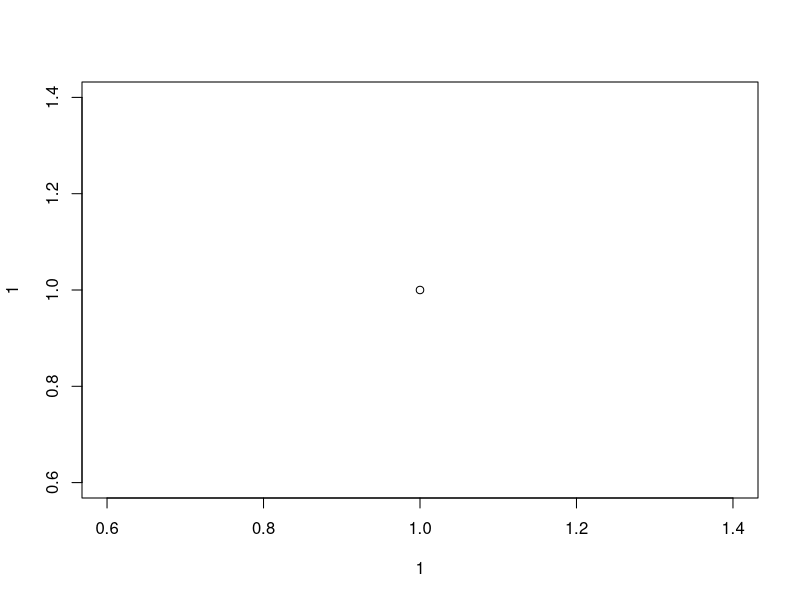
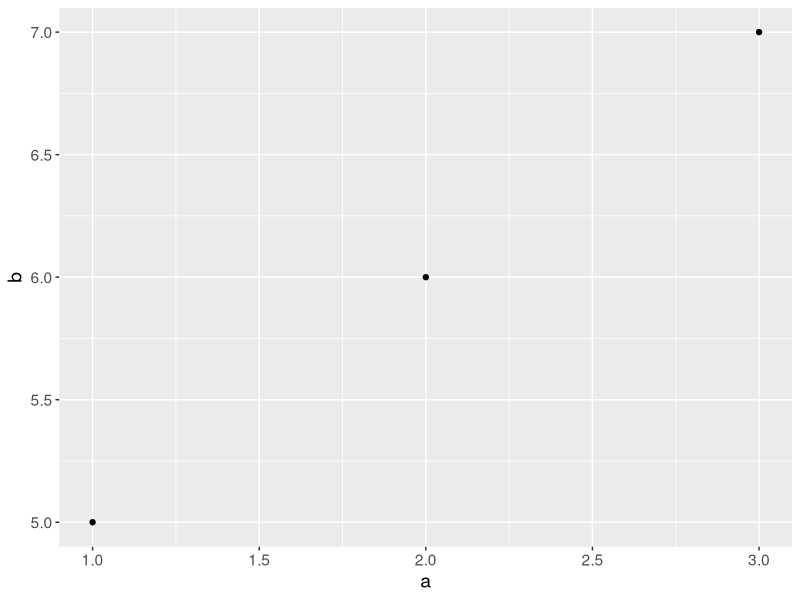

Write the R code that produced these figures, in order.
## ---- chunk 1
plot(1, 1)
## ---- chunk 2
library(ggplot2)
library(dplyr)
ggplot(tibble(a = c(1, 2, 3), b = c(5, 6, 7))) +
  geom_point(aes(a, b)) +
  theme(text=element_text(size=14, family="Helvetica"))
